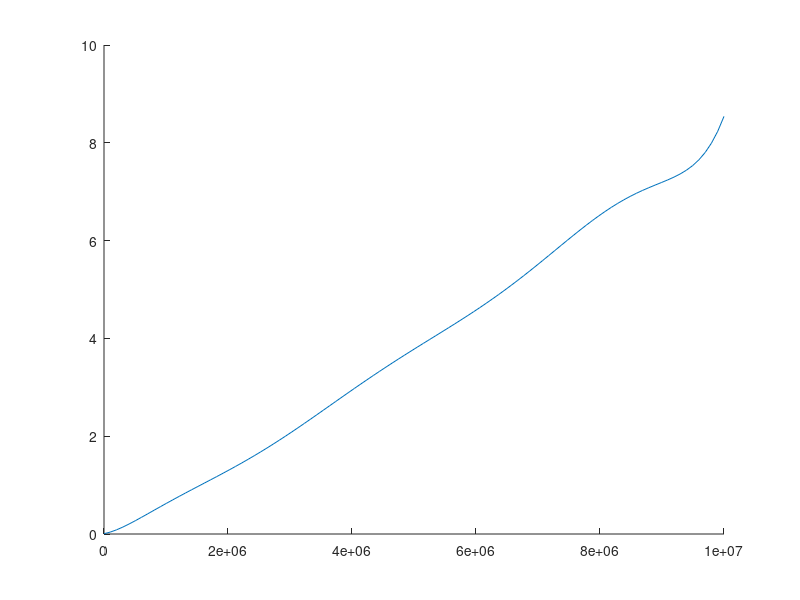

The MATLAB script that drew this image: (Note: this script raises an error after producing the figure.)

x = [100, 1000, 5000, 10000, 50000, 200000, 400000, 600000, 800000, 1000000, 2000000, 3000000, 4000000, 5000000, 6000000, 7000000, 8000000, 9000000, 10000000]

tiempo_real = [0.0006620884, 0.0009028912,0.0022888184,0.0043179989,0.0231499672,0.1025629044,0.2220549583,0.3357808590,0.4803540707,0.5886080265,1.3140280247,2.0790300369,2.9057221413,3.7912540436,4.6123199463,5.4642441273,6.5550670624,7.1823101044,8.5418469906]

n = 8
p=polyfit(x,tiempo_real,n)
xi=linspace(100,10000000);
z=polyval(p,xi)

hold on


poly = plot(xi, z)
poly.Color = 'r'
poly.Marker = 'o'

t_real = plot(x, tiempo_real)
t_real.Marker = 'o'
t_real.Color = 'b'

hold off